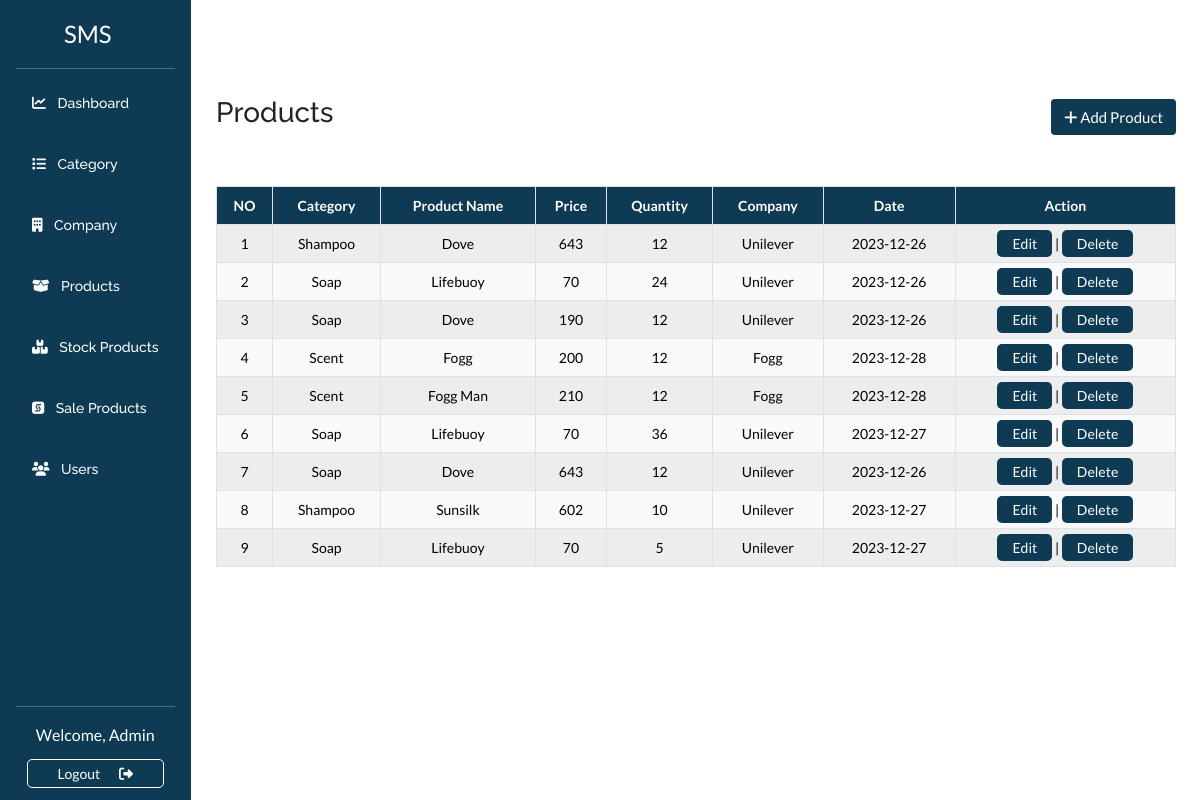
The app's page /product.php (signed in) with its own data.
### tables this page shows
CREATE TABLE `product_info` (
  `category` varchar(30) NOT NULL,
  `id` int(11) NOT NULL,
  `product_name` varchar(30) NOT NULL,
  `price` int(6) NOT NULL,
  `quantity` int(6) NOT NULL,
  `company` varchar(30) NOT NULL,
  `date` date NOT NULL
);

### product.php (the view, shortened to what this page needs)
<?php
include("includes/connection.php");
include "includes/header.php";
?>
<div id="main_content">
    <div class="row">
        <div class="col-2 pe-0">
            <?php
              include "includes/menu.php";
            ?>
        </div>
        <div class="col-10 pt-5 ps-0 mt-5">
            <main>
            <div class="container">
            <div class="d-flex justify-content-between align-items-center mb-5">
              <h3>Products</h3>
              <button type="button" class="btn myBtn" data-bs-toggle="modal" data-bs-target="#exampleModal">
                <i class="fa-solid fa-plus"></i>
                Add Product
              </button>
            </div>
              <?php
                $query = "SELECT * FROM product_info";
                $data = mysqli_query($conn, $query);
              ?>
              <table id="product_table" class="table table-light table-striped table-bordered rounded text-center">
                <thead>
                    <tr>
                      <th>NO</th>
                      <th>Category</th>
                      <th>Product Name</th>
                      <th>Price</th>
                      <th>Quantity</th>
                      <th>Company</th>
                      <th>Date</th>
                      <th>Action</th>
                    </tr>
                </thead>
                <tbody>
                    <?php
                    $i = 1;
                    while ($row = mysqli_fetch_assoc($data)) { ?>
                        <tr>
                            <td class="product_id">
                                <?php echo $i++ ?>
                            </td>
                            <td class="text-capitalize">
                                <?php echo $row['category'] ?>
                            </td>
                            <td class="text-capitalize">
                                <?php echo $row['product_name'] ?>
                            </td>
                            <td>
                                <?php echo $row['price'] ?>
                            </td>
                            <td>
                                <?php echo $row['quantity'] ?>
                            </td>
                            <td class="text-capitalize">
                                <?php echo $row['company'] ?>
                            </td>
                            <td>
                                <?php echo $row['date'] ?>
                            </td>
                            <?php echo "<td>
                                            <a href=\"#\" class=\"actionBtn edit_product\" data-bs-toggle=\"modal\"  >Edit</a> |
			                                <a href=\"product_function.php?id=$row[id]\" class=\"actionBtn\" onClick=\"return confirm('Are you sure you want to delete?')\">Delete</a>
                                        </td>"
                                ?>
                        </tr>
                    <?php } ?>
                </tbody>
              </table>
            </main>
        </div>
    </div>
</div>
<?php
include "includes/footer.php";
?>

### includes/header.php (shortened to what this page needs)
<!DOCTYPE html>
<html lang="en">
<head>
    <link href="https://cdn.jsdelivr.net/npm/bootstrap@5.0.2/dist/css/bootstrap.min.css" rel="stylesheet"
>
    <link href="https://cdn.datatables.net/v/bs5/jq-3.7.0/dt-1.13.8/b-2.4.2/b-html5-2.4.2/b-print-2.4.2/datatables.min.css" rel="stylesheet">
    <link rel="stylesheet" href="css/style.css">
</head>
<body>

### includes/menu.php
<header>
  <div class="d-flex flex-column flex-shrink-0 p-3 text-white sidebar">
    <a href="/" class="d-flex align-items-center mb-3 mb-md-0 me-md-auto text-white text-decoration-none">
      <svg class="bi me-2" width="40" height="32"><use xlink:href="#bootstrap"></use></svg>
      <span class="fs-4">SMS</span>
    </a>
    <hr>
    <ul class="nav nav-pills flex-column mb-auto gap-4">
      <?php
          $role = $_SESSION["user_role"];
        if ($role == "manager") {
          include('includes/manager_menu.php');
        }elseif($role == "admin"){
          include('includes/admin_menu.php');
        }else{
          header("location: index.php");
        }
      ?>
    </ul>
    <hr>
    <span class="text-center">
      <?php
        echo
        "
        <p class='text-capitalize fs-6'>Welcome, $_SESSION[username]</p>
        <a href='logout.php' class='logout'>Logout <i class='fa-solid fa-right-from-bracket ms-3'></i></a>
        ";
      ?>
    </span>
  </div>
  </header>

### includes/admin_menu.php
<li class="nav-item">
    <a href="dashboard.php" id="dashboard" class="nav-link text-white">
    <i class="fa-solid fa-chart-line me-2"></i>
        Dashboard
    </a>
</li>
<li>
    <a href="category.php" id="category" class="nav-link text-white">
    <i class="fa-solid fa-list me-2"></i>
        Category
    </a>
</li>
<li>
    <a href="company.php" id="company" class="nav-link text-white">
    <i class="fa-solid fa-building me-2"></i>
        Company
    </a>
</li>
<li>
    <a href="product.php" id="product" class="nav-link text-white">
    <i class="fa-solid fa-box-open me-2"></i>
        Products
    </a>
</li>
<li>
    <a href="stock.php" id="stock" class="nav-link text-white">
    <i class="fa-solid fa-boxes-stacked me-2"></i>
        Stock Products
    </a>
</li>
<li>
    <a href="sale.php" id="sale" class="nav-link text-white">
        <i class="fa-brands fa-sellcast me-2"></i>
        Sale Products
    </a>
</li>
<li>
    <a href="users.php" id="users" class="nav-link text-white">
    <i class="fa-solid fa-users me-2"></i>
        Users
    </a>
</li>

### includes/footer.php (shortened to what this page needs)
</body>
</html>

### css/style.css (style rules this page uses)
:root { --white: #ffffff; --black: #000000; --primary: #0e3a53; --bg-color: #f4f4f4; --heading-font: "Raleway", sans-serif; --primary-font: "Lato", sans-serif; --input-bg: rgba(212, 211, 211, 0.44); }
* { margin: 0; padding: 0; box-sizing: border-box; }
body { width: 100vw; height: 100vh; overflow-x: hidden; font-size: 14px; font-family: "Lato", sans-serif; }
h1, h2, h3, h4, h5, h6 { font-family: var(--heading-font); }
p, a { font-family: var(--primary-font); }
.myBtn { font-size: 15px !important; color: var(--white); background-color: var(--primary); }
a.actionBtn { background-color: var(--primary); color: var(--white); padding: 5px 15px; border-radius: 5px; font-size: 14px; text-decoration: none; }
th { color: var(--white); background-color: var(--primary) !important; }
a.logout { text-decoration: none; color: var(--white); border: 1px solid var(--white); padding: 5px 30px; border-radius: 5px; }
.sidebar { background-color: var(--primary); min-height: 100vh; max-height: 100%; position: fixed; top: 0; left: 0; }
.sidebar .nav-link { color: var(--white); font-family: var(--heading-font); font-weight: 500; border-radius: 5px; }

### records on screen
product_info: category "Shampoo", product_name "Dove", price "643", quantity "12", company "Unilever", date "2023-12-26"
product_info: category "Soap", product_name "Lifebuoy", price "70", quantity "24", company "Unilever", date "2023-12-26"
product_info: category "Soap", product_name "Dove", price "190", quantity "12", company "Unilever", date "2023-12-26"
product_info: category "Scent", product_name "Fogg", price "200", quantity "12", company "Fogg", date "2023-12-28"
product_info: category "Scent", product_name "Fogg Man", price "210", quantity "12", company "Fogg", date "2023-12-28"
product_info: category "Soap", product_name "Lifebuoy", price "70", quantity "36", company "Unilever", date "2023-12-27"
product_info: category "Soap", product_name "Dove", price "643", quantity "12", company "Unilever", date "2023-12-26"
product_info: category "Shampoo", product_name "Sunsilk", price "602", quantity "10", company "Unilever", date "2023-12-27"
product_info: category "Soap", product_name "Lifebuoy", price "70", quantity "5", company "Unilever", date "2023-12-27"

### other values on screen
$_SESSION[username] "Admin"
